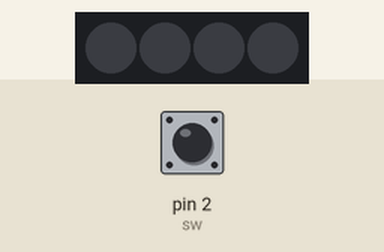
This sketch was run on a simulated Arduino Uno, built with avr-gcc and run on an emulated ATmega328P. On the bench: 4 RGB LEDs in strip order, left to right. The inputs (shaded band) are chosen by the test bench; at power-on: pin 2 (sw) HIGH. Dim RGB values are drawn brighter than linear; random numbers use the default seed unless the sketch sets one; the audio player accepts every command and is not drawn.

Above: at 1.7 s.
1.8 s: pin 2 (sw) pulled LOW for 1.2 s
At 3.1 s:
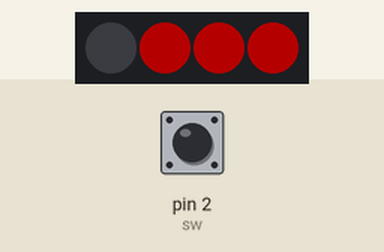
Timing chart, 0 to 12.0 s (numbered marks = the images above; inputs shaded):
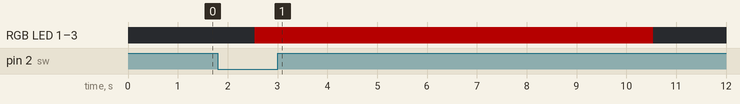

The sketch:

step2.ino
```cpp
#include<SoftwareSerial.h>
#include<DFRobotDFPlayerMini.h>
#include<Adafruit_NeoPixel.h>

long randNumber;
SoftwareSerial mySerial(10,11);
DFRobotDFPlayerMini myDFPlayer;
Adafruit_NeoPixel strip(4, 7);


int sw = 2;

void setup() {
  strip.begin();
  mySerial.begin(9600);
  strip.setBrightness(127);
  myDFPlayer.begin(mySerial);
  strip.show();
  myDFPlayer.volume(20);
  pinMode(sw, INPUT_PULLUP);
}

void loop() {
  if (digitalRead(sw) == LOW){
    long randNumber = random(21, 25);
    myDFPlayer.play(randNumber);
    strip.setPixelColor(1, 127, 0, 0);
    strip.setPixelColor(2, 127, 0, 0);
    strip.setPixelColor(3, 127, 0, 0);
    strip.setPixelColor(4, 127, 0, 0);
    strip.show();
    delay(8000);
  }
  else{
    myDFPlayer.stop();
    strip.clear();
    strip.show();
    delay(1000);
  }

}
```

Measured:
- after the input at 1.8 s, RGB LED 1–3: off → RGB(63, 0, 0) after 0.74 s, → off 8.0 s later
